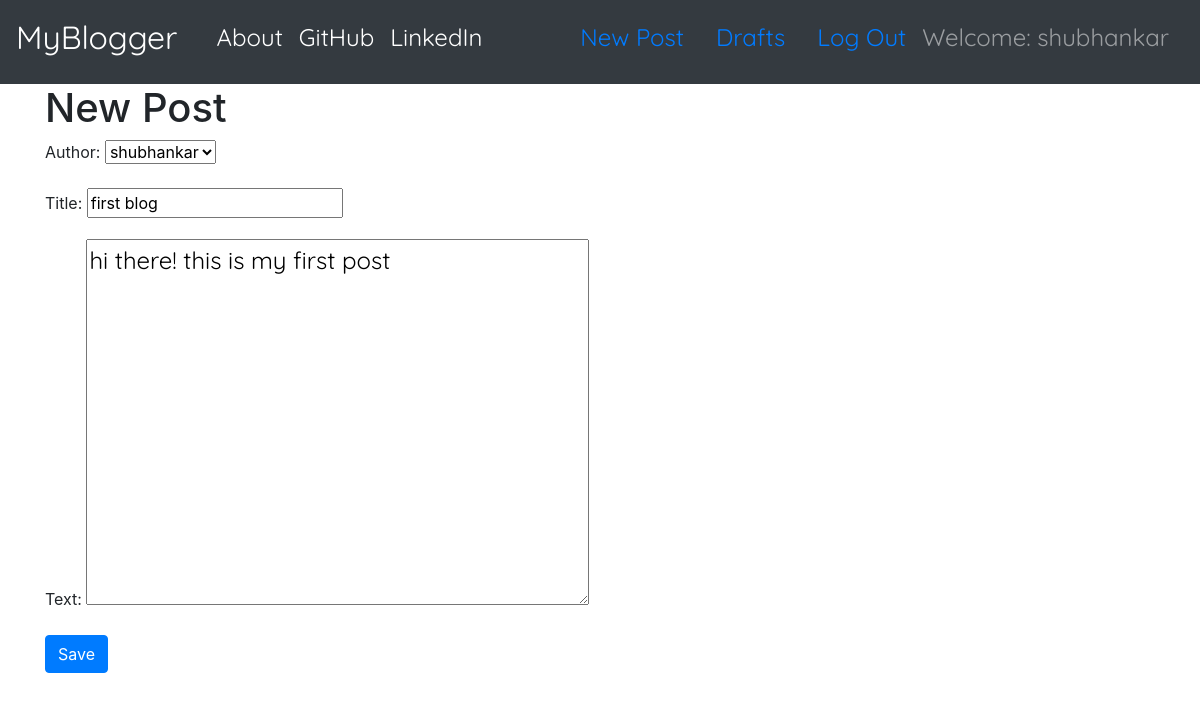
Screenshot of /post/1/edit/ (signed in) with the database file from the repository.
### blog/models.py (models this page shows, shortened)
class Post(models.Model):
    author = models.ForeignKey('auth.User', on_delete=models.CASCADE)
    title = models.CharField(max_length=200)
    text = models.TextField()
    created_date = models.DateTimeField(default=timezone.now)
    published_date = models.DateTimeField(blank=True, null=True)

### blog/views.py (the view)
# urls.py: path('post/<str:pk>/edit/', PostUpdateView.as_view(), name='post_edit'),
class PostUpdateView(LoginRequiredMixin, UpdateView):
    login_url = '/login/'
    redirect_field_name = 'blog/post_detail.html'
    form_class = PostForm
    model = Post

### blog/forms.py
class PostForm(forms.ModelForm):
    class Meta():
        model = Post
        fields = ('author', 'title', 'text')
        widgets = {
            'title':forms.TextInput(attrs={'class':'textinputclass'}),
            'text':forms.Textarea(attrs={'class':'editable medium-editor-textarea postcontent'})
        }

### blog/templates/blog/post_form.html (shortened to what this page needs)
{% extends 'blog/base.html' %}
{% block content %}
  <h1>New Post</h1>
  <form class="post-form" method="POST">
    {{ form.as_p }}
    <button type="submit" class="save btn btn-primary">Save</button>
  </form>
{% endblock %}

### blog/templates/blog/base.html (shortened to what this page needs)
<!DOCTYPE html>
{% load static %}
<html lang="en" dir="ltr">
  <head>
    <link rel="stylesheet" href="https://stackpath.bootstrapcdn.com/bootstrap/4.4.1/css/bootstrap.min.css">
    <link rel="stylesheet" href="//cdn.jsdelivr.net/npm/medium-editor@latest/dist/css/medium-editor.min.css" type="text/css" media="screen" charset="utf-8">
    <link rel="stylesheet" href="{% static 'css/blog.css' %}">
  </head>
  <body>
    <nav class="navbar navbar-expand-lg navbar-dark bg-dark">
      <a class="navbar-brand brandtext" href="{% url 'post_list' %}">MyBlogger</a>
      <div class="collapse navbar-collapse container techfont" id="navbarNavAltMarkup">
        <div class="navbar-nav mr-auto">
          <a class="nav-item nav-link active" href="{% url 'about' %}">About</span></a>
          <a class="nav-item nav-link active" href="https://www.github.com">GitHub</a>
          <a class="nav-item nav-link active" href="https://www.linkedin.com">LinkedIn</a>
        </div>
        {% if user.is_authenticated %}
          <a class="nav-item nav-link active" href="{% url 'post_new' %}">New Post<span class="sr-only">(current)</span></a>
          <a class="nav-item nav-link active" href="{% url 'draft_list' %}">Drafts</a>
          <a class="nav-item nav-link active" href="{% url 'logout' %}">Log Out</a>
          <a class="navbar-text">Welcome: {{user.username}}</a>
        {% else %}
          <a class="nav-item nav-link active" href="{% url 'login' %}">Login</a>
        {% endif %}
      </div>
    </nav>
    <div class="content container">
      <div class="row">
        <div class="col-md-8">
          <div class="blog_posts">
            {% block content %}
            {% endblock %}
          </div>
        </div>
      </div>
    </div>
  </body>
</html>

### blog/static/css/blog.css (style rules this page uses)
.techfont { font-family: 'Quicksand', sans-serif; font-size: 1.5em; margin-bottom: 10px; }
.brandtext { font-family: 'Quicksand', sans-serif; font-size: 2em; margin-bottom: 10px; }
.postcontent { font-family: 'Quicksand', sans-serif; font-size: 1.5em; }

### rows the page displays
Post: author "shubhankar", title "first blog", text "hi there! this is my first post"

### other values shown
{{ user.username }} "shubhankar"
